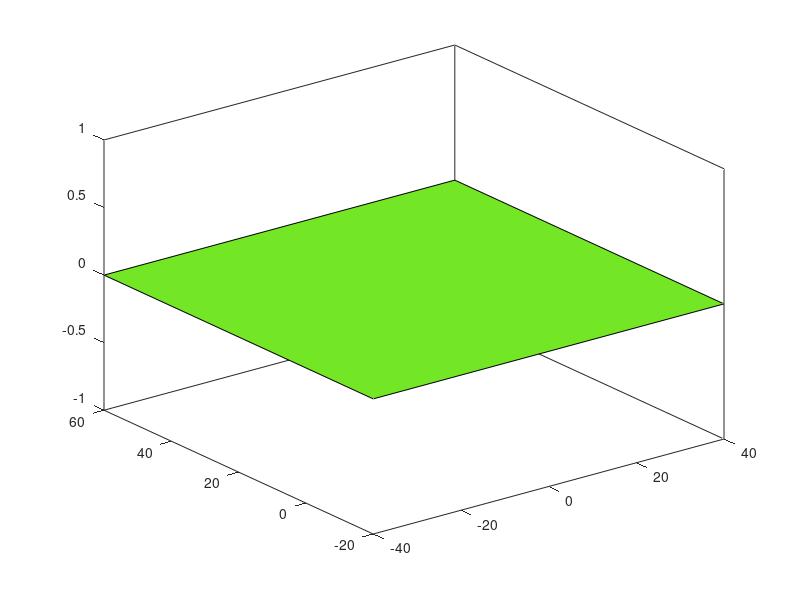

Here is the MATLAB script that generated this plot: (Note: this script raises an error after producing the figure.)
% clear
% clc

x1 = [-40 -40 40 40];
y1 = [-20 60 60 -20];
z1 = [0 0 0 0];
c1 = [0.45 0.9 0.15];

fill3(x1,y1,z1,c1)
hold on

xcrossbar = linspace(-2.8, 2.8, 100);
ycrossbar = zeros(100);
zcrossbar = zeros(100)+3;

plot3(xcrossbar, ycrossbar, zcrossbar, Color='k', LineWidth=1)



xupright1 = zeros(100)-2.8;
xupright2 = zeros(100)+2.8;
yupright = zeros(100);
zupright = linspace(0, 17, 100);

plot3(xupright1, yupright, zupright, Color='k', LineWidth=1)
plot3(xupright2, yupright, zupright, Color='k', LineWidth=1)

xtryline = linspace(-35, 35, 100);
ytryline = zeros(100);
ztryline = zeros(100);

xtouchline1 = zeros(100)-35;
xtouchline2 = zeros(100)+35;
ytouchline = linspace(-10, 110, 100);

xhorizbar = linspace(0, 5, 100);
yhorizbar = zeros(100);

xvertbar = zeros(100);
yvertbar = linspace(0, 5, 100);

plot3(xtryline, ytryline, ztryline, Color='w', LineWidth=2)
plot3(xtryline, ytryline+22, ztryline, Color='w', LineWidth=2)
plot3(xtryline, ytryline+50, ztryline, Color='w', LineWidth=2)
plot3(xtryline, ytryline-10, ztryline, Color='w', LineWidth=2)
plot3(xtouchline1, ytouchline, ztryline, Color='w', LineWidth=2)
plot3(xtouchline2, ytouchline, ztryline, Color='w', LineWidth=2)

plot3(xvertbar+20, yvertbar+5, ztryline, Color='w', LineWidth=2)
plot3(xvertbar+30, yvertbar+5, ztryline, Color='w', LineWidth=2)
plot3(xvertbar-20, yvertbar+5, ztryline, Color='w', LineWidth=2)
plot3(xvertbar-30, yvertbar+5, ztryline, Color='w', LineWidth=2)

plot3(xvertbar-30, yvertbar+19.5, ztryline, Color='w', LineWidth=2)
plot3(xvertbar-20, yvertbar+19.5, ztryline, Color='w', LineWidth=2)
plot3(xvertbar+30, yvertbar+19.5, ztryline, Color='w', LineWidth=2)
plot3(xvertbar+20, yvertbar+19.5, ztryline, Color='w', LineWidth=2)

plot3(xvertbar-30, yvertbar+37.5, ztryline, Color='w', LineWidth=2)
plot3(xvertbar-20, yvertbar+37.5, ztryline, Color='w', LineWidth=2)
plot3(xvertbar+30, yvertbar+37.5, ztryline, Color='w', LineWidth=2)
plot3(xvertbar+20, yvertbar+37.5, ztryline, Color='w', LineWidth=2)

plot3(xvertbar-30, yvertbar+47.5, ztryline, Color='w', LineWidth=2)
plot3(xvertbar-20, yvertbar+47.5, ztryline, Color='w', LineWidth=2)
plot3(xvertbar+30, yvertbar+47.5, ztryline, Color='w', LineWidth=2)
plot3(xvertbar+20, yvertbar+47.5, ztryline, Color='w', LineWidth=2)

plot3(xvertbar-30, yvertbar+57.5, ztryline, Color='w', LineWidth=2)
plot3(xvertbar-20, yvertbar+57.5, ztryline, Color='w', LineWidth=2)
plot3(xvertbar+30, yvertbar+57.5, ztryline, Color='w', LineWidth=2)
plot3(xvertbar+20, yvertbar+57.5, ztryline, Color='w', LineWidth=2)

ycentbar = yvertbar.*0.2+49.5;
xcentbar = zeros(100);
plot3(xcentbar, ycentbar, ztryline, Color='w', LineWidth=2)

plot3(xhorizbar+7.5, yhorizbar+5, ztryline, Color='w', LineWidth=2)
plot3(xhorizbar-12.5, yhorizbar+5, ztryline, Color='w', LineWidth=2)
plot3(xhorizbar+17.5, yhorizbar+5, ztryline, Color='w', LineWidth=2)
plot3(xhorizbar+27.5, yhorizbar+5, ztryline, Color='w', LineWidth=2)
plot3(xhorizbar-22.5, yhorizbar+5, ztryline, Color='w', LineWidth=2)
plot3(xhorizbar-32.5, yhorizbar+5, ztryline, Color='w', LineWidth=2)
plot3(xhorizbar-2.5, yhorizbar+5, ztryline, Color='w', LineWidth=2)

plot3(xhorizbar+7.5, yhorizbar+40, ztryline, Color='w', LineWidth=2)
plot3(xhorizbar-12.5, yhorizbar+40, ztryline, Color='w', LineWidth=2)
plot3(xhorizbar+17.5, yhorizbar+40, ztryline, Color='w', LineWidth=2)
plot3(xhorizbar+27.5, yhorizbar+40, ztryline, Color='w', LineWidth=2)
plot3(xhorizbar-22.5, yhorizbar+40, ztryline, Color='w', LineWidth=2)
plot3(xhorizbar-32.5, yhorizbar+40, ztryline, Color='w', LineWidth=2)
plot3(xhorizbar-2.5, yhorizbar+40, ztryline, Color='w', LineWidth=2)

plot3(xhorizbar+7.5, yhorizbar+60, ztryline, Color='w', LineWidth=2)
plot3(xhorizbar-12.5, yhorizbar+60, ztryline, Color='w', LineWidth=2)
plot3(xhorizbar+17.5, yhorizbar+60, ztryline, Color='w', LineWidth=2)
plot3(xhorizbar+27.5, yhorizbar+60, ztryline, Color='w', LineWidth=2)
plot3(xhorizbar-22.5, yhorizbar+60, ztryline, Color='w', LineWidth=2)
plot3(xhorizbar-32.5, yhorizbar+60, ztryline, Color='w', LineWidth=2)
plot3(xhorizbar-2.5, yhorizbar+60, ztryline, Color='w', LineWidth=2)
%%
xlim([-40 40])
ylim([-20 60])
zlim([0 40])

